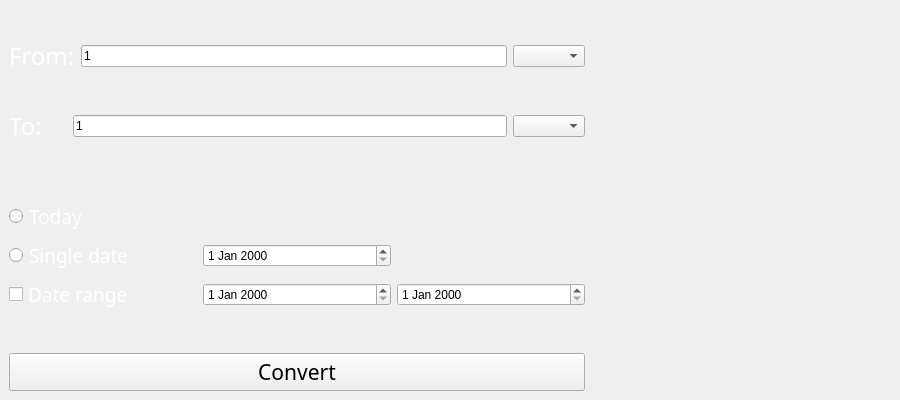
<?xml version="1.0" encoding="UTF-8"?>
<ui version="4.0">
 <class>MainWindow</class>
 <widget class="QMainWindow" name="MainWindow">
  <property name="geometry">
   <rect>
    <x>0</x>
    <y>0</y>
    <width>900</width>
    <height>400</height>
   </rect>
  </property>
  <property name="sizePolicy">
   <sizepolicy hsizetype="Fixed" vsizetype="Fixed">
    <horstretch>0</horstretch>
    <verstretch>0</verstretch>
   </sizepolicy>
  </property>
  <property name="minimumSize">
   <size>
    <width>600</width>
    <height>400</height>
   </size>
  </property>
  <property name="maximumSize">
   <size>
    <width>900</width>
    <height>400</height>
   </size>
  </property>
  <property name="cursor">
   <cursorShape>ArrowCursor</cursorShape>
  </property>
  <property name="windowTitle">
   <string>Currency converter</string>
  </property>
  <widget class="QWidget" name="centralwidget">
   <layout class="QHBoxLayout" name="horizontalLayout_3">
    <item>
     <layout class="QVBoxLayout" name="verticalLayout_2">
      <item>
       <layout class="QVBoxLayout" name="verticalLayout">
        <item>
         <layout class="QHBoxLayout" name="horizontalLayout">
          <item>
           <widget class="QLabel" name="from">
            <property name="font">
             <font>
              <family>Yu Gothic UI Semibold</family>
              <pointsize>18</pointsize>
             </font>
            </property>
            <property name="cursor">
             <cursorShape>ArrowCursor</cursorShape>
            </property>
            <property name="styleSheet">
             <string notr="true">color: #ffffff;</string>
            </property>
            <property name="text">
             <string>From:</string>
            </property>
           </widget>
          </item>
          <item>
           <widget class="QLineEdit" name="input">
            <property name="font">
             <font>
              <family>Yu Gothic UI</family>
              <pointsize>9</pointsize>
             </font>
            </property>
            <property name="text">
             <string>1</string>
            </property>
           </widget>
          </item>
          <item>
           <widget class="QComboBox" name="currencyFrom"/>
          </item>
         </layout>
        </item>
        <item>
         <layout class="QHBoxLayout" name="horizontalLayout_2">
          <item>
           <widget class="QLabel" name="to">
            <property name="font">
             <font>
              <family>Yu Gothic UI Semibold</family>
              <pointsize>18</pointsize>
             </font>
            </property>
            <property name="cursor">
             <cursorShape>ArrowCursor</cursorShape>
            </property>
            <property name="styleSheet">
             <string notr="true">color: #ffffff;</string>
            </property>
            <property name="text">
             <string>To:</string>
            </property>
           </widget>
          </item>
          <item>
           <spacer name="horizontalSpacer">
            <property name="orientation">
             <enum>Qt::Horizontal</enum>
            </property>
            <property name="sizeType">
             <enum>QSizePolicy::Preferred</enum>
            </property>
            <property name="sizeHint" stdset="0">
             <size>
              <width>25</width>
              <height>20</height>
             </size>
            </property>
           </spacer>
          </item>
          <item>
           <widget class="QLineEdit" name="output">
            <property name="font">
             <font>
              <family>Yu Gothic UI</family>
              <pointsize>9</pointsize>
             </font>
            </property>
            <property name="cursor">
             <cursorShape>ForbiddenCursor</cursorShape>
            </property>
            <property name="text">
             <string>1</string>
            </property>
            <property name="readOnly">
             <bool>true</bool>
            </property>
           </widget>
          </item>
          <item>
           <widget class="QComboBox" name="currencyTo"/>
          </item>
         </layout>
        </item>
        <item>
         <spacer name="verticalSpacerBetweenDateAndCurrency">
          <property name="orientation">
           <enum>Qt::Vertical</enum>
          </property>
          <property name="sizeType">
           <enum>QSizePolicy::Preferred</enum>
          </property>
          <property name="sizeHint" stdset="0">
           <size>
            <width>20</width>
            <height>21</height>
           </size>
          </property>
         </spacer>
        </item>
        <item>
         <layout class="QGridLayout" name="gridLayout">
          <item row="8" column="2">
           <widget class="QDateEdit" name="rangeBeginDateEdit"/>
          </item>
          <item row="0" column="0">
           <widget class="QRadioButton" name="todayRadioButton">
            <property name="font">
             <font>
              <family>Yu Gothic UI Semibold</family>
              <pointsize>14</pointsize>
             </font>
            </property>
            <property name="styleSheet">
             <string notr="true">color: #ffffff;</string>
            </property>
            <property name="text">
             <string>Today</string>
            </property>
           </widget>
          </item>
          <item row="2" column="2">
           <widget class="QDateEdit" name="singleDateEdit"/>
          </item>
          <item row="2" column="0">
           <widget class="QRadioButton" name="singleDateRadioButton">
            <property name="font">
             <font>
              <family>Yu Gothic UI Semibold</family>
              <pointsize>14</pointsize>
             </font>
            </property>
            <property name="styleSheet">
             <string notr="true">color: #ffffff;</string>
            </property>
            <property name="text">
             <string>Single date</string>
            </property>
           </widget>
          </item>
          <item row="8" column="4">
           <widget class="QDateEdit" name="rangeEndDateEdit"/>
          </item>
          <item row="8" column="0">
           <widget class="QCheckBox" name="rangeDateCheckBox">
            <property name="font">
             <font>
              <family>Yu Gothic UI Semibold</family>
              <pointsize>14</pointsize>
             </font>
            </property>
            <property name="styleSheet">
             <string notr="true">color: #fff;</string>
            </property>
            <property name="text">
             <string>Date range</string>
            </property>
            <property name="checked">
             <bool>false</bool>
            </property>
           </widget>
          </item>
         </layout>
        </item>
        <item>
         <spacer name="verticalSpacerBetweenDateAndButton">
          <property name="orientation">
           <enum>Qt::Vertical</enum>
          </property>
          <property name="sizeType">
           <enum>QSizePolicy::Preferred</enum>
          </property>
          <property name="sizeHint" stdset="0">
           <size>
            <width>20</width>
            <height>6</height>
           </size>
          </property>
         </spacer>
        </item>
       </layout>
      </item>
      <item>
       <widget class="QPushButton" name="convertButton">
        <property name="font">
         <font>
          <family>Yu Gothic UI Semibold</family>
          <pointsize>16</pointsize>
         </font>
        </property>
        <property name="text">
         <string>Convert</string>
        </property>
       </widget>
      </item>
     </layout>
    </item>
    <item>
     <widget class="QCustomPlot" name="graphic" native="true">
      <property name="enabled">
       <bool>true</bool>
      </property>
      <property name="minimumSize">
       <size>
        <width>300</width>
        <height>375</height>
       </size>
      </property>
      <property name="maximumSize">
       <size>
        <width>300</width>
        <height>375</height>
       </size>
      </property>
     </widget>
    </item>
   </layout>
  </widget>
 </widget>
 <customwidgets>
  <customwidget>
   <class>QCustomPlot</class>
   <extends>QWidget</extends>
   <header>qcustomplot.h</header>
   <container>1</container>
  </customwidget>
 </customwidgets>
 <resources/>
 <connections/>
</ui>
